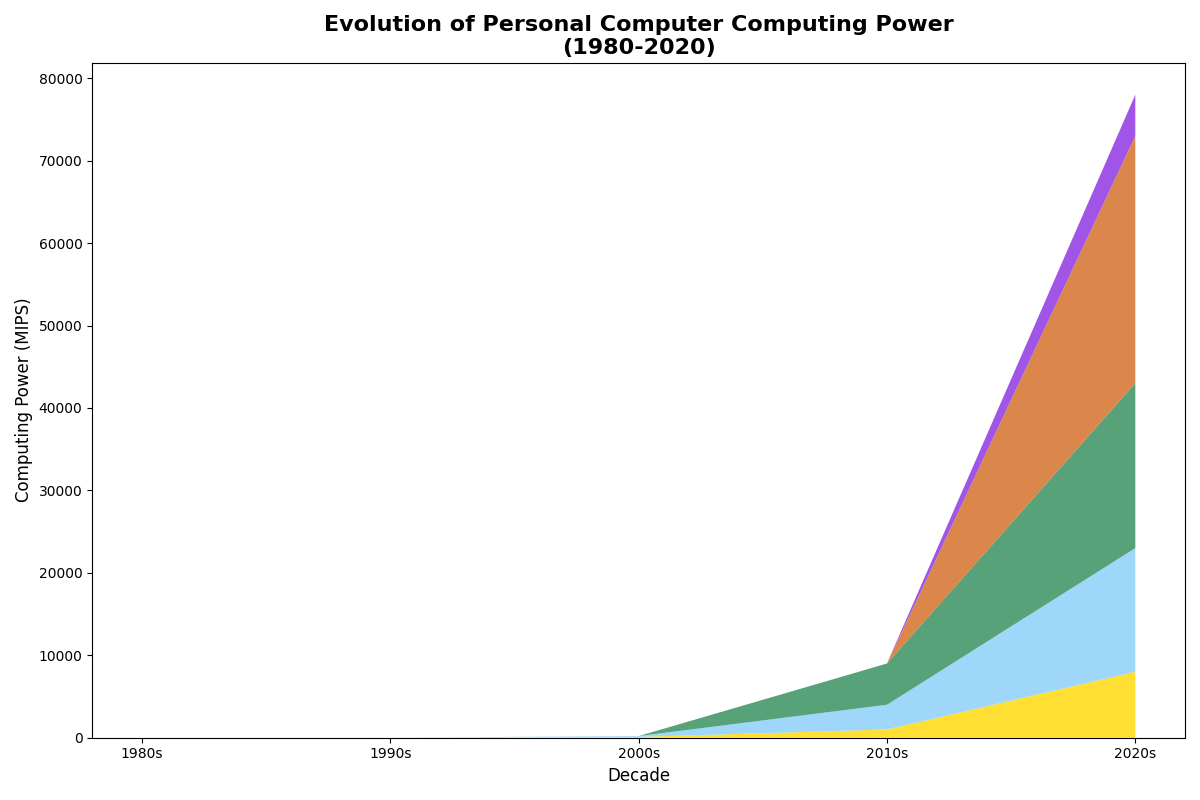

The Python source for this figure:
import matplotlib.pyplot as plt
import numpy as np

decades = np.array([1980, 1990, 2000, 2010, 2020])
single_core_mips = np.array([1, 10, 100, 1000, 8000])
multi_core_mips = np.array([0, 0, 100, 3000, 15000])
gpu_acceleration_mips = np.array([0, 0, 0, 5000, 20000])
cloud_computing_mips = np.array([0, 0, 0, 0, 30000])
quantum_computing_mips = np.array([0, 0, 0, 0, 5000])  # New data series added

fig, ax = plt.subplots(figsize=(12, 8))
ax.stackplot(decades, single_core_mips, multi_core_mips, gpu_acceleration_mips, cloud_computing_mips, quantum_computing_mips,
             colors=['#FFD700', '#87CEFA', '#2E8B57', '#D2691E', '#8A2BE2'],  # Added new color for the new series
             alpha=0.8)

ax.set_title('Evolution of Personal Computer Computing Power\n(1980-2020)', fontsize=16, fontweight='bold')
ax.set_xlabel('Decade', fontsize=12)
ax.set_ylabel('Computing Power (MIPS)', fontsize=12)

ax.set_xticks(decades)
ax.set_xticklabels([f"{decade}s" for decade in decades], fontsize=10)

plt.tight_layout()
plt.show()
